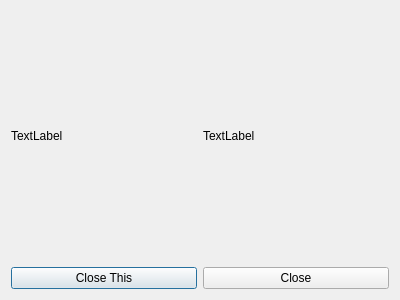
<?xml version="1.0" encoding="UTF-8"?>
<ui version="4.0">
 <class>calculated</class>
 <widget class="QDialog" name="calculated">
  <property name="geometry">
   <rect>
    <x>0</x>
    <y>0</y>
    <width>400</width>
    <height>300</height>
   </rect>
  </property>
  <property name="windowTitle">
   <string>Dialog</string>
  </property>
  <layout class="QVBoxLayout" name="verticalLayout">
   <item>
    <layout class="QHBoxLayout" name="horizontalLayout">
     <item>
      <widget class="QLabel" name="label_2">
       <property name="text">
        <string>TextLabel</string>
       </property>
      </widget>
     </item>
     <item>
      <widget class="QLabel" name="label">
       <property name="text">
        <string>TextLabel</string>
       </property>
      </widget>
     </item>
    </layout>
   </item>
   <item>
    <layout class="QHBoxLayout" name="horizontalLayout_2">
     <item>
      <widget class="QPushButton" name="pushButton">
       <property name="text">
        <string>Close This</string>
       </property>
      </widget>
     </item>
     <item>
      <widget class="QPushButton" name="pushButton_2">
       <property name="text">
        <string>Close</string>
       </property>
      </widget>
     </item>
    </layout>
   </item>
  </layout>
 </widget>
 <resources/>
 <connections/>
</ui>
